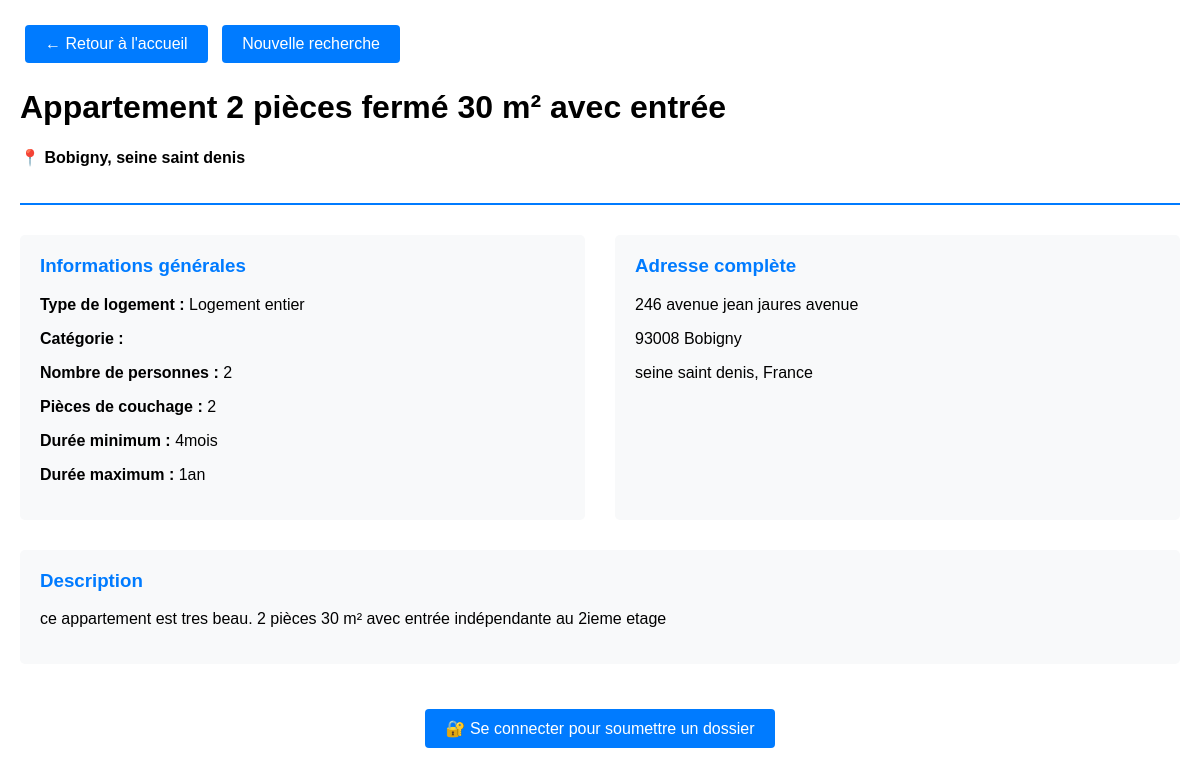
Page /detail/1/ on the committed database.
### annonce/models.py (models this page shows)
class Annonce(models.Model):
    user = models.ForeignKey(
        settings.AUTH_USER_MODEL,
        null=True,
        on_delete=models.CASCADE,
        unique=False
    )
    class TypeHebergement(models.TextChoices):
        Appartemment = 'APPT', _('Appartemment')
        Maison = 'MAIS', _('Maison')
        Studio = 'STUD', _('Studio')
        Autre = 'OTHR', _('Autre')
    hebergement_choice = models.CharField(
        max_length=4,
        choices=TypeHebergement.choices,
        default=TypeHebergement.Appartemment,
        verbose_name="Type d'hébergement"
    )
    class TypeLocation(models.TextChoices):
        logement_entier = 'ENTR', _('Logement entier')
        chambre_privee = 'PRIV', _('Chambre privée')
        chambre_partagee = 'PART', _('Chambre partagée')
    type_location_choices = models.CharField(
        max_length=4,
        choices=TypeLocation.choices,
        default=TypeLocation.logement_entier,
        verbose_name="Location partielle ou totale"
    )
    categorie_logement = models.CharField(max_length=50, blank=True)
    titre_logement = models.CharField(max_length=50, blank=True)
    description = models.TextField(blank=True)
    nombre_personne = IntegerField(
        default=1,
        validators=[
            MaxValueValidator(20),
            MinValueValidator(1)
        ],
        blank=True
    )
    pieces_couchage = IntegerField(
        default=1,
        validators=[
            MaxValueValidator(10),
            MinValueValidator(1)
        ],
        blank=True
    )
    equipements = models.ManyToManyField(Equipements, blank=True)
    services = models.ManyToManyField(Services, blank=True)
    categorie_service = models.ManyToManyField(CategorieService, blank=True)
    charges = models.ManyToManyField(Charges, blank=True)
    dureeLocationMini = models.CharField(blank=True,null=True, max_length=50)
    dureeLocationMaxi = models.CharField(blank=True,null=True, max_length=50)
    loyer_tc = models.FloatField(max_length=50, blank=True, null=True)
    charges_loyer = models.FloatField(max_length=50, blank=True, null=True)
    reservation = models.OneToOneField(
        settings.AUTH_USER_MODEL,
        null=True,
        on_delete=models.CASCADE,
        unique=False,
        related_name = 'user_reserved'
    )
    reserved = models.BooleanField(default=False)
    locataire_interesse = models.ForeignKey(
        settings.AUTH_USER_MODEL,
        null=True,
        blank=True,
        on_delete=models.SET_NULL,
        related_name='annonces_interessees',
        verbose_name='Locataire intéressé'
    )
    address = models.OneToOneField(
        AdressAnnonce,
        on_delete=models.CASCADE,
        null=True,
    )

class AdressAnnonce(models.Model):
    rue = models.CharField(blank=True, max_length=20)
    voie = models.CharField(blank=True, max_length=35)
    ville = models.CharField(blank=True, max_length=20)
    region = models.CharField(blank=True, max_length=20)
    zipCode = models.CharField(blank=True, max_length=5)
    pays = models.CharField(blank=True, max_length=20)

### annonceMain/views.py (the view)
# urls.py: path('detail/<int:pk>/', views.detail_annonce, name='detail-annonce'),
def detail_annonce(request, pk):
    myObject = Annonce.objects.get(id=pk)
    image = ImageLogement.objects.all()
    categorie_service = myObject.categorie_service.all()
    services = Services.objects.all()
    context = {'annonce': myObject, 'myImages': image, 'categorie_service': categorie_service, 'services':services,
               'STRIPE_PUBLIC_KEY': settings.STRIPE_PUBLIC_KEY}
    return render(request, 'annonce/search/annonce_result.html', context)

### templates/annonce/search/annonce_result.html (shortened to what this page needs)
<!DOCTYPE html>
<html lang="fr">
<head>
</head>
<body>
    <div class="back-link">
        <a href="/" class="btn">← Retour à l'accueil</a>
        <a href="/annonce/searchPage/" class="btn">Nouvelle recherche</a>
    </div>
    <div class="annonce-header">
        <h1>{{ annonce.titre_logement|default:"Logement disponible" }}</h1>
        {% if annonce.address %}
        <p><strong>📍 {{ annonce.address.ville }}, {{ annonce.address.region }}</strong></p>
        {% endif %}
    </div>
    <div class="annonce-details">
        <div class="detail-section">
            <h3>Informations générales</h3>
            <p><strong>Type de logement :</strong> {{ annonce.get_type_location_choices_display }}</p>
            <p><strong>Catégorie :</strong> {{ annonce.categorie_logement }}</p>
            <p><strong>Nombre de personnes :</strong> {{ annonce.nombre_personne }}</p>
            {% if annonce.pieces_couchage %}
            <p><strong>Pièces de couchage :</strong> {{ annonce.pieces_couchage }}</p>
            {% endif %}
            {% if annonce.dureeLocationMini %}
            <p><strong>Durée minimum :</strong> {{ annonce.dureeLocationMini }}</p>
            {% endif %}
            {% if annonce.dureeLocationMaxi %}
            <p><strong>Durée maximum :</strong> {{ annonce.dureeLocationMaxi }}</p>
            {% endif %}
        </div>
        <div class="detail-section">
            <h3>Adresse complète</h3>
            {% if annonce.address %}
            <p>{{ annonce.address.rue }} {{ annonce.address.voie }}</p>
            <p>{{ annonce.address.zipCode }} {{ annonce.address.ville }}</p>
            <p>{{ annonce.address.region }}, {{ annonce.address.pays }}</p>
            {% else %}
            <p>Adresse non spécifiée</p>
            {% endif %}
        </div>
    </div>
    {% if annonce.description %}
    <div class="detail-section">
        <h3>Description</h3>
        <p>{{ annonce.description }}</p>
    </div>
    {% endif %}
    <div style="text-align: center; margin: 40px 0;">
        {% if not user.is_authenticated %}
        <a href="/annonce/login-annonce/" class="btn" style="background-color: #007bff;">🔐 Se connecter pour soumettre un dossier</a>
        {% endif %}
    </div>
</body>
</html>

### templates/annonce/search/annonce_result.html (style rules this page uses)
body { font-family: Arial, sans-serif; margin: 0; padding: 20px; max-width: 1200px; margin: 0 auto; }
.back-link { margin-bottom: 20px; }
.annonce-header { border-bottom: 2px solid #007bff; padding-bottom: 20px; margin-bottom: 30px; }
.annonce-details { display: grid; grid-template-columns: 1fr 1fr; gap: 30px; margin-bottom: 30px; }
.detail-section { background: #f8f9fa; padding: 20px; border-radius: 5px; }
.detail-section h3 { margin-top: 0; color: #007bff; }
.btn { display: inline-block; padding: 10px 20px; background-color: #007bff; color: white; text-decoration: none; border-radius: 4px; margin: 5px; }

### rows in the picture
Annonce: titre_logement "Appartement 2 pièces fermé 30 m² avec entrée", address.ville "Bobigny", address.region "seine saint denis", type_location_choices "Logement entier", nombre_personne "2", pieces_couchage "2", dureeLocationMini "4mois", dureeLocationMaxi "1an", address.rue "246 avenue jean jaures", address.voie "avenue", address.zipCode "93008", address.pays "France", description "ce appartement est tres beau. 2 pièces 30 m² avec entrée indépendante au 2ieme etage"
